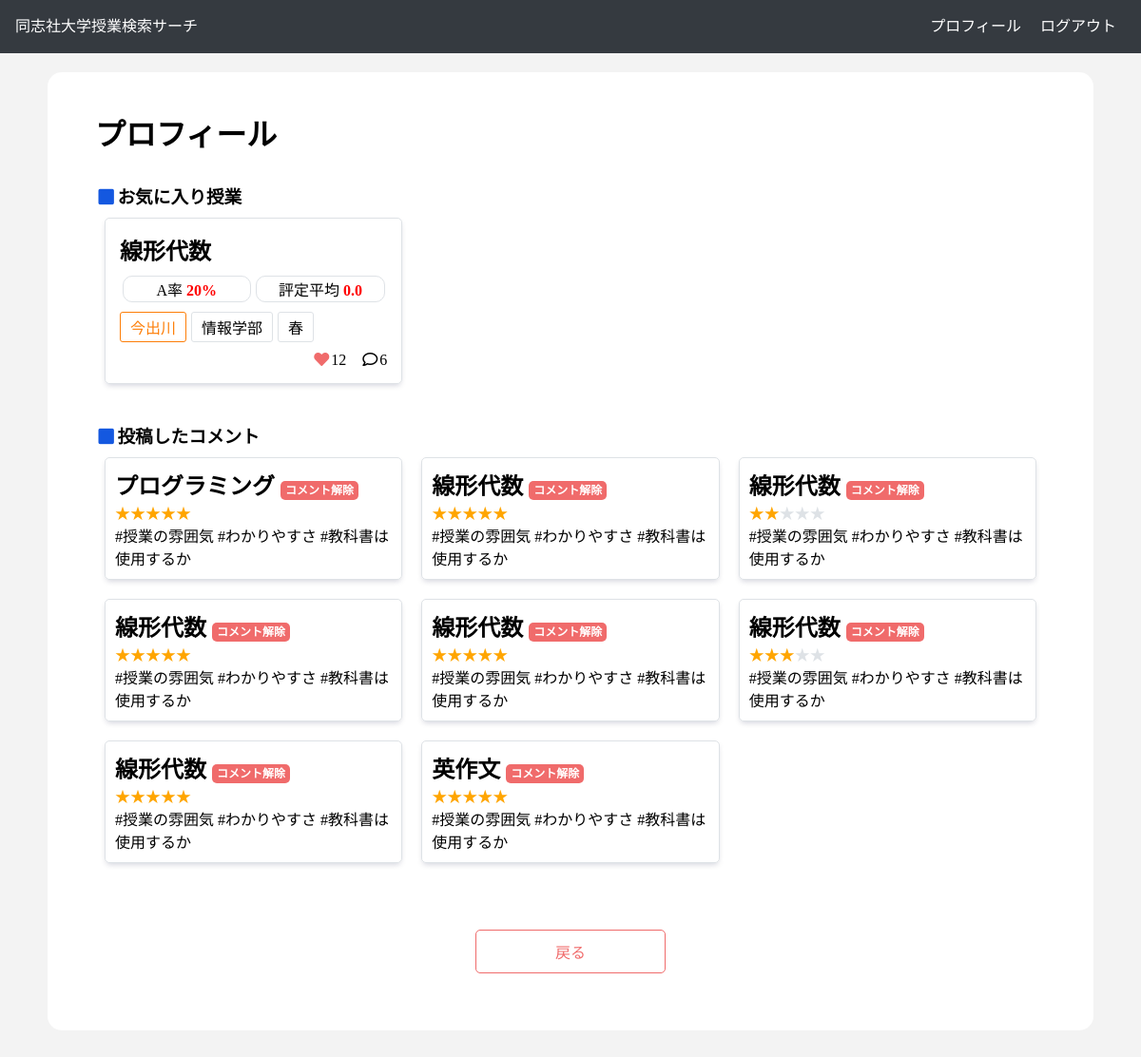
Before: /accounts/profile/ (signed in) with the older database file.
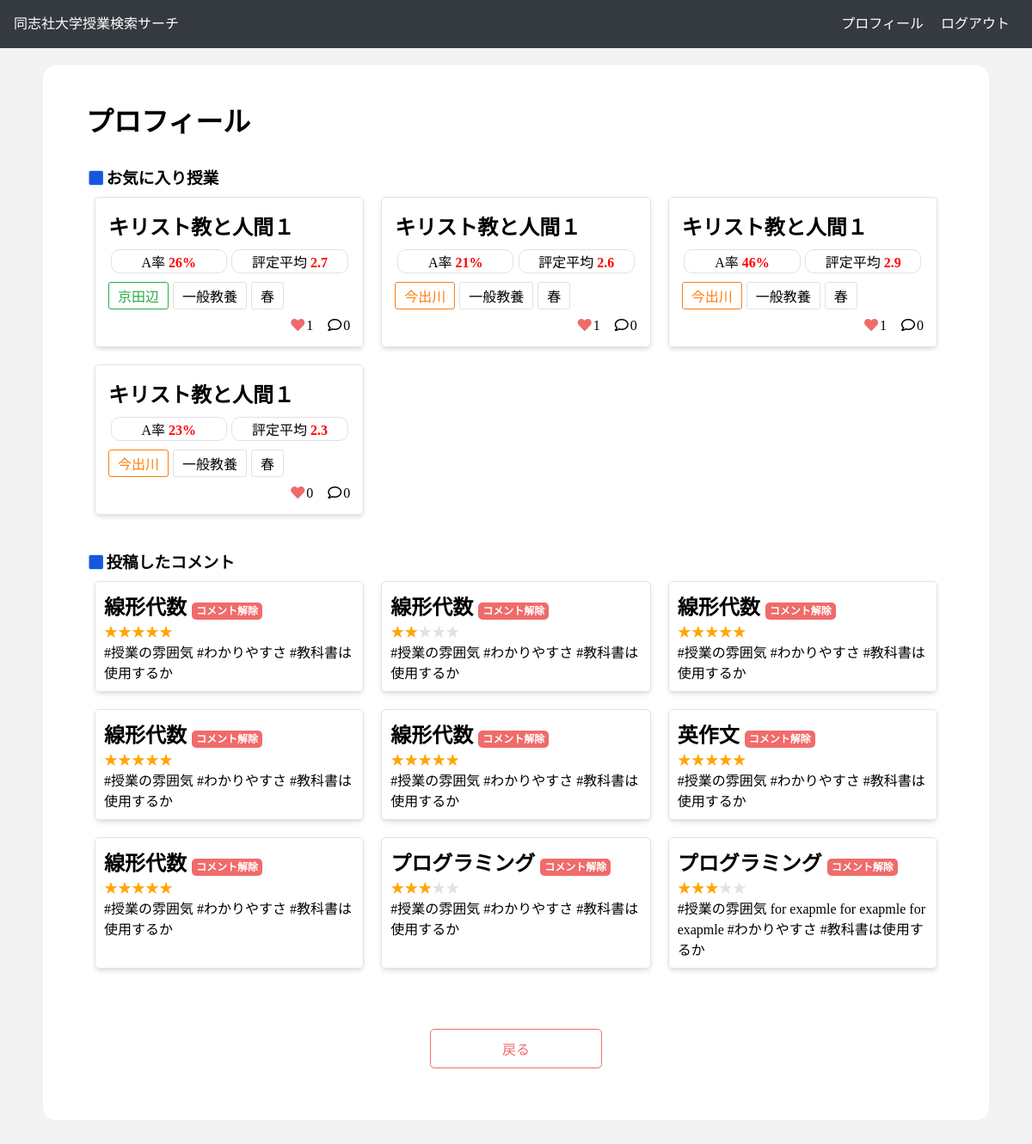
After: the same page with the newer database file.
### dclass_application/models.py (models this page shows, shortened)
class Classes(models.Model):
    class_name = models.CharField(max_length=100)
    a_ratio = models.FloatField(default=0.0)
    b_ratio = models.FloatField(default=0.0)
    c_ratio = models.FloatField(default=0.0)
    d_ratio = models.FloatField(default=0.0)
    f_ratio = models.FloatField(default=0.0)
    o_ratio = models.FloatField(default=0.0)
    average_evaluation = models.FloatField(default=0.0)
    two_ago_a_ratio = models.FloatField(default=0.0)
    three_ago_a_ratio = models.FloatField(default=0.0)
    term = models.CharField(max_length=100)
    year = models.IntegerField(default=2021)
    place = models.CharField(max_length=100)
    class_form = models.CharField(max_length=100)
    day = models.CharField(max_length=100)
    time = models.CharField(max_length=100)
    favorite = models.IntegerField(default=0)
    textbook = models.CharField(max_length=100) #文字列でリスト代用
    code = models.CharField(max_length=100)
    faculty = models.CharField(max_length=100)
    teacher = models.CharField(max_length=100) #文字列でリストを代用
    syllabus_link = models.CharField(max_length=100)
    test_ratio = models.IntegerField(default=0)
    report_ratio = models.IntegerField(default=0)
    participation_ratio = models.IntegerField(default=0)
    comment_num = models.IntegerField(default=0)
    num_student = models.IntegerField(default=0)
    credit = models.IntegerField(default=0)
    def get_short_faculty(self):
        if self.faculty == 'グローバル・コミュニケーション': return 'グロコミ'
        return self.faculty
    def get_round_a_ratio(self):
        return int(self.a_ratio)

class Comment(models.Model):
    text = models.TextField()
    cl = models.ForeignKey(Classes, on_delete=models.CASCADE)
    user = models.ForeignKey('accounts.CustomUser', on_delete=models.DO_NOTHING)
    star = models.IntegerField(default=0)
    created_at = models.DateTimeField(default=timezone.now)
    def get_star(self):
        return '★' * self.star
    def get_left_star(self):
        return '★' * (5 - self.star)

### accounts/views.py (the view)
# urls.py: path('profile/', ProfileView.as_view(), name = 'profile'),
class ProfileView(LoginRequiredMixin ,TemplateView):
    user_model = CustomUser
    comment_model = Comment
    def get(self, request, *args, **kwargs):
        user = self.user_model.objects.get(id=request.user.id)
        mycomment = self.comment_model.objects.filter(user=user)
        params = {
            'user': user,
            'mycomments': mycomment,
        }
        return render(request, 'accounts/profile.html', params)

### accounts/templates/accounts/profile.html (shortened to what this page needs)
{% extends 'base.html' %}
{% load static %}
{% block css %}
    <link rel="stylesheet" href="{% static 'css/profile.css' %}">
    <link rel="stylesheet" href="{% static 'css/_class_list.css' %}">
{% endblock css %}
{% block main %}
    <div class="wrapper">
        <h1>プロフィール</h1>
        <div class="favorite_class_w">
            <h3><i class="fas fa-square fa-fw my-blue"></i>お気に入り授業</h3>
            <div class="class_w">
                {% for cl in user.favorite_class.all %}
                    {% include "_class_list.html" %}
                {% empty %}
                    <p>お気に入り登録はありません</p>
                {% endfor %}
            </div>
        </div>
        <div class="posted_comment_w">
            <h3><i class="fas fa-square fa-fw my-blue"></i>投稿したコメント</h3>
            <div class="comment_w">
                {% for comment in mycomments %}
                    <div class="class_result">
                        <div class="comment_result_content">
                            <h2>
                                {{comment.cl.class_name}}
                                <a class="remove_comment" href={% url 'remove_comment'　comment.id %}>コメント解除</a>
                            </h2>
                            <span class="star">{{comment.get_star}}</span><span class="my-gray">{{comment.get_left_star}}</span>
                            <p>{{comment.text}}</p>
                        </div>
                    </div>
                {% empty %}
                    <p>コメントがありません</p>
                {% endfor %}
            </div>
        </div>
        {% include "_back_btn.html" %}
    </div>
{% endblock main %}

### dclass_application/templates/_class_list.html (shortened to what this page needs)
<div class="class_result">
    <a href="{% url 'class' cl.id %}">
        <div class="class_result_content">
            <ul>
                <li class="class_result_title">
                    <h2>{{ cl.class_name }}</h2>
                </li>
                <li>
                    <p class="class_a_average_evaluation">A率 <span class="score">{{cl.get_round_a_ratio}}%</span></p>
                    <p class="class_a_average_evaluation">評定平均 <span class="score">{{cl.average_evaluation}}</span></p>
                </li>
                <li>
                    {% if cl.place == "今出川" %}
                        <p class="tag imadegawa_tag">{{ cl.place }}</p>
                    {% else %}
                        <p class="tag kyoutanabe_tag">{{ cl.place }}</p>
                    {% endif %}
                    <p class="tag faculty_tag">{{ cl.get_short_faculty }}</p>
                    <p class="tag">{{ cl.term }}</p>
                </li>
                <li>
                    <p><i class="fas fa-heart fa-fw my-pink"></i>{{ cl.favorite }}</p>
                    <p><i class="far fa-comment fa-fw"></i>{{cl.comment_num}}</p>
                </li>
            </ul>
        </div>
    </a>
</div>

Changed rows visible on the page:
no longer on this page (row unchanged): Classes: class_name "線形代数", get_round_a_ratio "20", average_evaluation "0.0", place "今出川", get_short_faculty "情報学部", term "春", favorite "12", comment_num "6"
removed Comment: cl.class_name "プログラミング", get_star "★★★★★", text "#授業の雰囲気 #わかりやすさ #教科書は使用するか"
removed Comment: cl.class_name "線形代数", get_star "★★★", get_left_star "★★", text "#授業の雰囲気 #わかりやすさ #教科書は使用するか"
added Classes: class_name "キリスト教と人間１", get_round_a_ratio "26", average_evaluation "2.7", place "京田辺", get_short_faculty "一般教養", term "春", favorite "1", comment_num "0"
added Classes: class_name "キリスト教と人間１", get_round_a_ratio "21", average_evaluation "2.6", place "今出川", get_short_faculty "一般教養", term "春", favorite "1", comment_num "0"
added Classes: class_name "キリスト教と人間１", get_round_a_ratio "46", average_evaluation "2.9", place "今出川", get_short_faculty "一般教養", term "春", favorite "1", comment_num "0"
added Classes: class_name "キリスト教と人間１", get_round_a_ratio "23", average_evaluation "2.3", place "今出川", get_short_faculty "一般教養", term "春", favorite "0", comment_num "0"
added Comment: cl.class_name "線形代数", get_star "★★★★★", text "#授業の雰囲気 #わかりやすさ #教科書は使用するか"
added Comment: cl.class_name "プログラミング", get_star "★★★", get_left_star "★★", text "#授業の雰囲気 #わかりやすさ #教科書は使用するか"
added Comment: cl.class_name "プログラミング", get_star "★★★", get_left_star "★★", text "#授業の雰囲気 for exapmle for exapmle for exapmle #わかりやすさ #教科書は使用するか"
